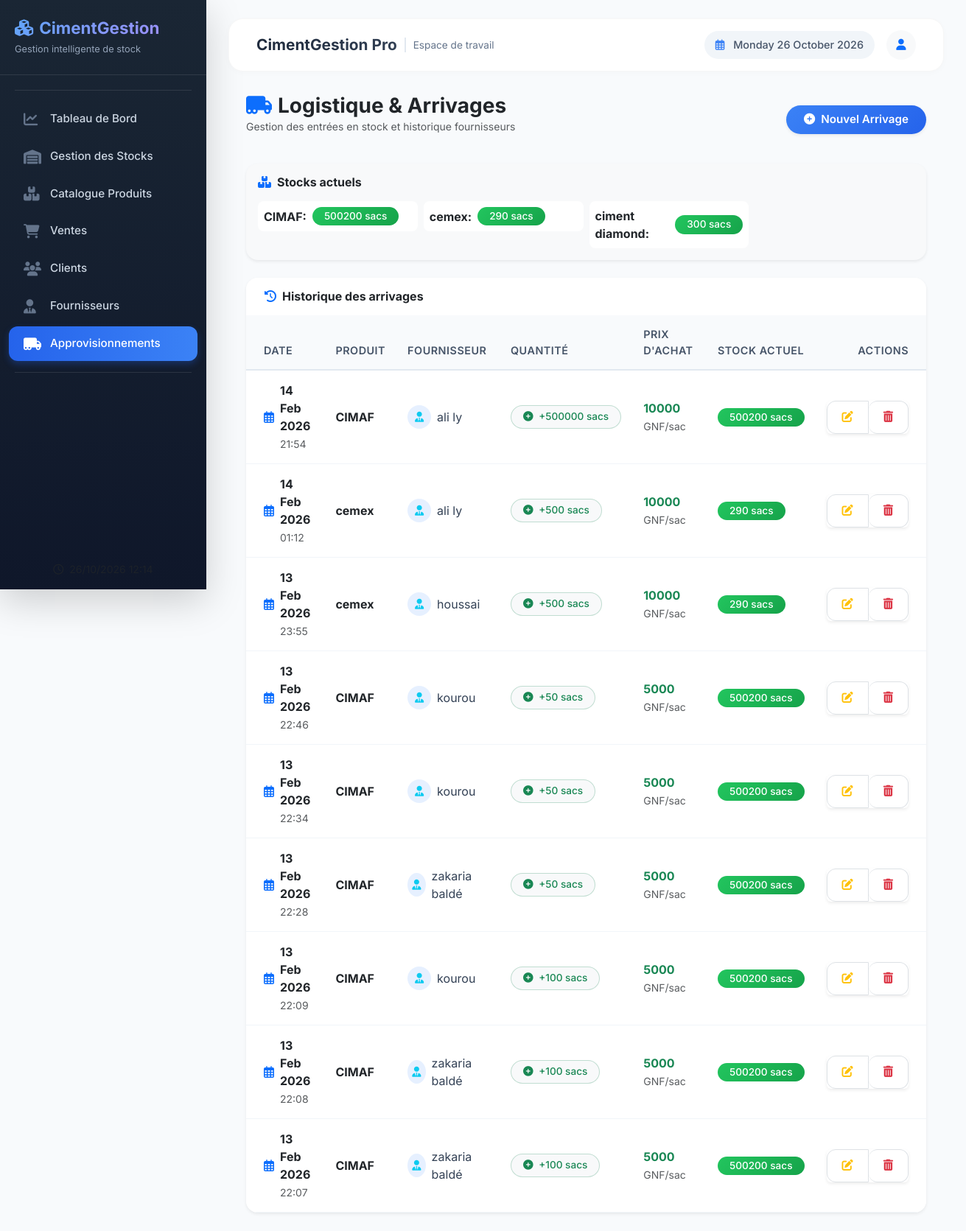
Page /boutique/approvisionnements/ on the committed database.
### boutique/models.py (models this page shows, shortened)
class Produit(models.Model):
    nom = models.CharField(max_length=100, verbose_name="Marque/Type")
    prix_achat = models.BigIntegerField(default=0)
    prix_vente = models.BigIntegerField(default=0)
    stock_actuel = models.IntegerField(default=0)
    seuil_alerte = models.IntegerField(default=10)
    fournisseurs = models.ManyToManyField(Fournisseur, through='Approvisionnement', related_name='produits')
    def __str__(self):
        return self.nom

class Approvisionnement(models.Model):
    produit = models.ForeignKey(Produit, on_delete=models.CASCADE)
    fournisseur = models.ForeignKey(Fournisseur, on_delete=models.CASCADE)
    quantite_sacs = models.IntegerField(default=0)
    prix_achat_unitaire = models.BigIntegerField(default=0)
    date_entree = models.DateTimeField(auto_now_add=True)
    commentaire = models.CharField(max_length=255, blank=True)
    class Meta:
        ordering = ['-date_entree']

class Fournisseur(models.Model):
    nom = models.CharField(max_length=150)
    telephone = models.CharField(max_length=20, blank=True)
    adresse = models.TextField(blank=True, null=True)
    date_ajout = models.DateTimeField(auto_now_add=True)
    def __str__(self):
        return self.nom
    class Meta:
        ordering = ['nom']

### boutique/views.py (the view, shortened to what this page needs)
# urls.py: path('approvisionnements/', views.liste_approvisionnements, name='liste_approvisionnements'),
def liste_approvisionnements(request):
    stats_fournisseurs = []
    for fournisseur in Fournisseur.objects.all():
        total_sacs = Approvisionnement.objects.filter(fournisseur=fournisseur).aggregate(Sum('quantite_sacs'))['quantite_sacs__sum'] or 0
        nb_produits = Approvisionnement.objects.filter(fournisseur=fournisseur).values('produit').distinct().count()
        stats_fournisseurs.append({
            'fournisseur': fournisseur,
            'total_sacs': total_sacs,
            'nb_produits': nb_produits
        })
    return render(request, 'boutique/approvisionnements.html', {
        'approvisionnements': Approvisionnement.objects.all().order_by('-date_entree'),
        'form': ApprovisionnementForm(),
        'stats_fournisseurs': stats_fournisseurs,
    })

### boutique/templates/boutique/approvisionnements.html (shortened to what this page needs)
{% extends 'boutique/base.html' %}
{% block content %}
<div class="container-fluid px-4">
    <div class="d-flex justify-content-between align-items-center mb-4">
        <div>
            <h3 class="fw-bold text-dark mb-0">
                <i class="fas fa-truck-moving me-2 text-primary"></i>Logistique & Arrivages
            </h3>
            <p class="text-muted small">Gestion des entrées en stock et historique fournisseurs</p>
        </div>
        <button type="button" class="btn btn-primary shadow-sm rounded-pill px-4 py-2" data-bs-toggle="modal" data-bs-target="#approModal">
            <i class="fas fa-plus-circle me-2"></i>Nouvel Arrivage
        </button>
    </div>
    <div class="row mb-4">
        <div class="col-12">
            <div class="card bg-light border-0 rounded-4 shadow-sm">
                <div class="card-body p-3">
                    <h6 class="fw-bold mb-3"><i class="fas fa-boxes me-2 text-primary"></i>Stocks actuels</h6>
                    <div class="row g-2">
                        {% for produit in form.fields.produit.queryset %}
                        <div class="col-md-3 col-sm-6">
                            <div class="d-flex align-items-center p-2 bg-white rounded-3">
                                <span class="fw-bold text-dark me-2">{{ produit.nom }}:</span>
                                <span class="badge {% if produit.stock_actuel <= 0 %}bg-danger{% elif produit.stock_actuel <= produit.seuil_alerte %}bg-warning text-dark{% else %}bg-success{% endif %} rounded-pill px-3">
                                    {% if produit.stock_actuel < 0 %}
                                        0 sacs
                                    {% else %}
                                        {{ produit.stock_actuel|floatformat:0 }} sacs
                                    {% endif %}
                                </span>
                            </div>
                        </div>
                        {% empty %}
                        <div class="col-12">
                            <p class="text-muted mb-0">Aucun produit enregistré.</p>
                        </div>
                        {% endfor %}
                    </div>
                </div>
            </div>
        </div>
    </div>
    <div class="card border-0 shadow-sm rounded-4 overflow-hidden">
        <div class="card-header bg-white py-3 border-0">
            <div class="d-flex align-items-center">
                <i class="fas fa-history text-primary me-2"></i>
                <h6 class="fw-bold mb-0">Historique des arrivages</h6>
            </div>
        </div>
        <div class="card-body p-0">
            <div class="table-responsive">
                <table class="table table-hover align-middle mb-0">
                    <thead class="bg-light text-muted small text-uppercase">
                        <tr>
                            <th class="ps-4">Date</th>
                            <th>Produit</th>
                            <th>Fournisseur</th>
                            <th>Quantité</th>
                            <th>Prix d'Achat</th>
                            <th>Stock actuel</th>
                            <th class="text-end pe-4">Actions</th>
                        </tr>
                    </thead>
                    <tbody class="border-top-0">
                        {% for a in approvisionnements %}
                        <tr>
                            <td class="ps-4">
                                <div class="d-flex align-items-center">
                                    <i class="far fa-calendar-alt me-2 text-primary"></i>
                                    <div>
                                        <span class="d-block fw-bold text-dark">{{ a.date_entree|date:"d M Y" }}</span>
                                        <small class="text-muted">{{ a.date_entree|date:"H:i" }}</small>
                                    </div>
                                </div>
                            </td>
                            <td>
                                <span class="fw-bold text-dark">{{ a.produit.nom }}</span>
                            </td>
                            <td>
                                <div class="d-flex align-items-center">
                                    <div class="bg-info bg-opacity-10 text-info rounded-circle me-2 d-flex align-items-center justify-content-center" style="width: 32px; height: 32px;">
                                        <i class="fas fa-user-tie small"></i>
                                    </div>
                                    <span>{{ a.fournisseur.nom|default:"N/A" }}</span>
                                </div>
                            </td>
                            <td>
                                <span class="badge bg-light text-success border border-success border-opacity-25 rounded-pill px-3 py-2">
                                    <i class="fas fa-plus-circle me-1"></i> +{{ a.quantite_sacs }} sacs
                                </span>
                            </td>
                            <td>
                                <span class="fw-bold text-success">{{ a.prix_achat_unitaire }}</span>
                                <small class="text-muted">GNF/sac</small>
                            </td>
                            <td>
                                {% with stock=a.produit.stock_actuel %}
                                    <span class="badge {% if stock <= 0 %}bg-danger{% elif stock <= a.produit.seuil_alerte %}bg-warning text-dark{% else %}bg-success{% endif %} rounded-pill px-3">
                                        {% if stock < 0 %}
                                            0 sacs
                                        {% else %}
                                            {{ stock|floatformat:0 }} sacs
                                        {% endif %}
                                    </span>
                                {% endwith %}
                            </td>
                            <td class="text-end pe-4">
                                <div class="btn-group shadow-sm">
                                    <a href="{% url 'modifier_approvisionnement' a.id %}" class="btn btn-sm btn-white border text-warning" title="Modifier">
                                        <i class="fas fa-edit"></i>
                                    </a>
                                    <form action="{% url 'supprimer_approvisionnement' a.id %}" method="POST" class="d-inline"
                                          onsubmit="return confirm('⚠️ Supprimer cet arrivage de {{ a.quantite_sacs }} sacs ?\nStock actuel: {{ a.produit.stock_actuel }} sacs');">
                                        <button type="submit" class="btn btn-sm btn-white border border-start-0 text-danger" title="Supprimer">
                                            <i class="fas fa-trash-alt"></i>
                                        </button>
                                    </form>
                                </div>
                            </td>
                        </tr>
                        {% endfor %}
                    </tbody>
                </table>
            </div>
        </div>
    </div>
</div>
{% endblock %}

### boutique/templates/boutique/base.html (style rules this page uses)
* { font-family: 'Inter', sans-serif; margin: 0; padding: 0; box-sizing: border-box; }
body { background-color: #f8fafc; overflow-x: hidden; }
.card { border: none; border-radius: 20px; background: white; box-shadow: 0 4px 20px rgba(0, 0, 0, 0.02); transition: all 0.3s ease; border: 1px solid rgba(0, 0, 0, 0.03); }
.card-header { background: transparent; border-bottom: 1px solid #f1f5f9; padding: 20px 25px; font-weight: 600; }
.card-body { padding: 25px; }
.btn { border-radius: 12px; padding: 10px 20px; font-weight: 600; font-size: 0.95rem; transition: all 0.3s ease; border: none; }
.btn-primary { background: linear-gradient(135deg, #3b82f6 0%, #2563eb 100%); color: white; box-shadow: 0 4px 10px rgba(37, 99, 235, 0.2); }
.table { margin-bottom: 0; }
.table thead th { background: #f8fafc; color: #475569; font-weight: 600; font-size: 0.9rem; text-transform: uppercase; letter-spacing: 0.5px; border-bottom: 2px solid #e2e8f0; padding: 15px; }
.table tbody td { padding: 15px; vertical-align: middle; color: #334155; border-bottom: 1px solid #f1f5f9; }
.badge { padding: 6px 12px; border-radius: 30px; font-weight: 500; font-size: 0.85rem; }
.badge.bg-success { background: linear-gradient(135deg, #22c55e 0%, #16a34a 100%) !important; }

### boutique/templates/boutique/approvisionnements.html (style rules this page uses)
.btn-white { background: #fff; border: 1px solid #dee2e6; }
.bg-opacity-10 { background-color: rgba(13, 110, 253, 0.1) !important; }

### rows in the picture
Produit: nom "CIMAF", stock_actuel "500200"
Produit: nom "cemex", stock_actuel "290"
Produit: nom "ciment diamond", stock_actuel "300"
Approvisionnement: date_entree "14 Feb 2026", date_entree "21:54", produit.nom "CIMAF", fournisseur.nom "ali ly", quantite_sacs "500000", prix_achat_unitaire "10000", produit.stock_actuel "500200"
Approvisionnement: date_entree "14 Feb 2026", date_entree "01:12", produit.nom "cemex", fournisseur.nom "ali ly", quantite_sacs "500", prix_achat_unitaire "10000", produit.stock_actuel "290"
Approvisionnement: date_entree "13 Feb 2026", date_entree "23:55", produit.nom "cemex", fournisseur.nom "houssai", quantite_sacs "500", prix_achat_unitaire "10000", produit.stock_actuel "290"
Approvisionnement: date_entree "13 Feb 2026", date_entree "22:46", produit.nom "CIMAF", fournisseur.nom "kourou", quantite_sacs "50", prix_achat_unitaire "5000", produit.stock_actuel "500200"
Approvisionnement: date_entree "13 Feb 2026", date_entree "22:34", produit.nom "CIMAF", fournisseur.nom "kourou", quantite_sacs "50", prix_achat_unitaire "5000", produit.stock_actuel "500200"
Approvisionnement: date_entree "13 Feb 2026", date_entree "22:28", produit.nom "CIMAF", fournisseur.nom "zakaria baldé", quantite_sacs "50", prix_achat_unitaire "5000", produit.stock_actuel "500200"
Approvisionnement: date_entree "13 Feb 2026", date_entree "22:09", produit.nom "CIMAF", fournisseur.nom "kourou", quantite_sacs "100", prix_achat_unitaire "5000", produit.stock_actuel "500200"
Approvisionnement: date_entree "13 Feb 2026", date_entree "22:08", produit.nom "CIMAF", fournisseur.nom "zakaria baldé", quantite_sacs "100", prix_achat_unitaire "5000", produit.stock_actuel "500200"
Approvisionnement: date_entree "13 Feb 2026", date_entree "22:07", produit.nom "CIMAF", fournisseur.nom "zakaria baldé", quantite_sacs "100", prix_achat_unitaire "5000", produit.stock_actuel "500200"
